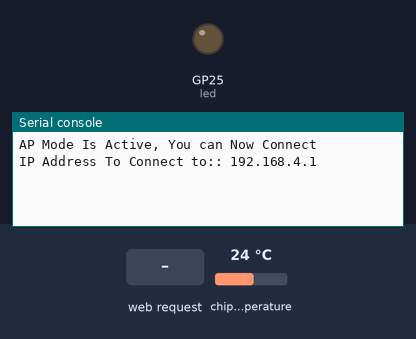
The program below on a simulated Raspberry Pi Pico running MicroPython. Parts: output pins drawn as LEDs (lit = HIGH), the last lines printed to the serial console. The test bench sets the inputs (shaded band); at power-on: chip temperature 24 °C. The board's own WiFi access point starts at once.

Above: at 1.2 s.
1.3 s: HTTP request GET / received
At 2.2 s:
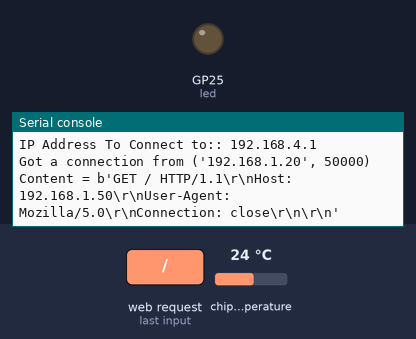
2.8 s: HTTP request GET /stats received
At 3.3 s:
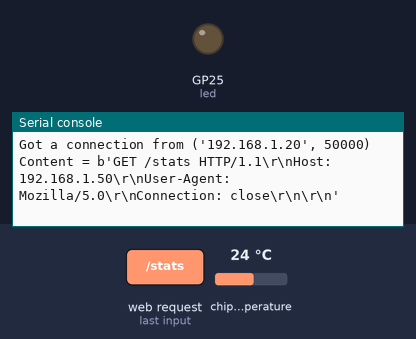
4.3 s: HTTP request GET /blink received
At 5.7 s:
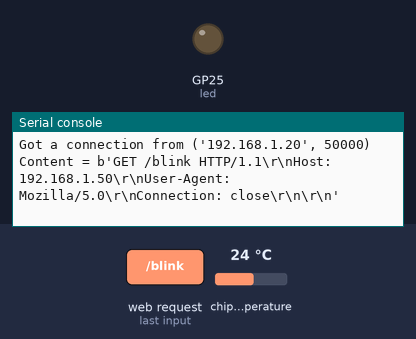

The program:

main.py
```python
import network
import time
import socket
import machine
import gc
import _thread

# LED setup
led = machine.Pin("LED", machine.Pin.OUT)

# Morse code dictionary
MORSE_CODE = {
    'A': '.-', 'B': '-...', 'C': '-.-.', 'D': '-..', 'E': '.', 'F': '..-.',
    'G': '--.', 'H': '....', 'I': '..', 'J': '.---', 'K': '-.-', 'L': '.-..',
    'M': '--', 'N': '-.', 'O': '---', 'P': '.--.', 'Q': '--.-', 'R': '.-.',
    'S': '...', 'T': '-', 'U': '..-', 'V': '...-', 'W': '.--', 'X': '-..-',
    'Y': '-.--', 'Z': '--..', '0': '-----', '1': '.----', '2': '..---',
    '3': '...--', '4': '....-', '5': '.....', '6': '-....', '7': '--...',
    '8': '---..', '9': '----.', ' ': '/'
}

def text_to_morse(text):
    morse = []
    for char in text.upper():
        if char in MORSE_CODE:
            morse.append(MORSE_CODE[char])
    return ' '.join(morse)

def blink_morse(text):
    """Blink LED in morse code pattern"""
    morse = text_to_morse(text)
    dot_time = 0.2  # 200ms for a dot

    for char in morse:
        if char == '.':
            led.on()
            time.sleep(dot_time)
            led.off()
            time.sleep(dot_time)
        elif char == '-':
            led.on()
            time.sleep(dot_time * 3)  # Dash is 3x dot
            led.off()
            time.sleep(dot_time)
        elif char == ' ':
            time.sleep(dot_time * 3)  # Space between letters
        elif char == '/':
            time.sleep(dot_time * 7)  # Space between words

def get_system_stats():
    # Get memory stats
    gc.collect()
    free_mem = gc.mem_free()
    alloc_mem = gc.mem_alloc()
    total_mem = free_mem + alloc_mem

    # Get temperature from onboard sensor
    sensor_temp = machine.ADC(4)
    reading = sensor_temp.read_u16() * (3.3 / 65535)
    temperature = 27 - (reading - 0.706) / 0.001721

    return {
        'free_mem': free_mem,
        'alloc_mem': alloc_mem,
        'total_mem': total_mem,
        'temp': temperature
    }

def web_page(query_params):
    stats = get_system_stats()
    mem_percent = (stats['alloc_mem'] / stats['total_mem']) * 100

    html = f"""<html>
<head>
    <meta name="viewport" content="width=device-width, initial-scale=1">
    <style>
        body {{ font-family: Arial; margin: 20px; background: #f0f0f0; }}
        .container {{ max-width: 600px; margin: 0 auto; background: white; padding: 20px; border-radius: 10px; box-shadow: 0 2px 10px rgba(0,0,0,0.1); }}
        h1 {{ color: #333; font-size: 24px; margin-bottom: 10px; }}
        h2 {{ color: #555; font-size: 20px; margin-top: 30px; border-top: 2px solid #eee; padding-top: 20px; }}
        input[type="text"] {{ width: 100%; padding: 10px; margin: 10px 0; box-sizing: border-box; border: 2px solid #ddd; border-radius: 5px; }}
        button {{ background: #4CAF50; color: white; padding: 12px 20px; border: none; border-radius: 5px; cursor: pointer; font-size: 16px; }}
        button:hover {{ background: #45a049; }}
        .morse-output {{ background: #e8f5e9; padding: 15px; margin: 15px 0; border-left: 4px solid #4CAF50; font-family: monospace; font-size: 16px; }}
        .stat-box {{ background: #f9f9f9; padding: 15px; margin: 10px 0; border-left: 4px solid #2196F3; }}
        .stat-label {{ font-weight: bold; color: #555; font-size: 14px; }}
        .stat-value {{ font-size: 28px; color: #2196F3; margin: 5px 0; }}
        .progress-bar {{ background: #ddd; height: 20px; border-radius: 10px; overflow: hidden; margin: 10px 0; }}
        .progress-fill {{ background: #2196F3; height: 100%; transition: width 0.3s; }}
        .info {{ font-size: 12px; color: #666; margin-top: 5px; }}
    </style>
    <script>
        async function updateStats() {{
            try {{
                const response = await fetch('/stats');
                const data = await response.json();

                document.getElementById('temp-value').textContent = data.temp.toFixed(1) + '°C';
                document.getElementById('mem-progress').style.width = data.mem_percent.toFixed(1) + '%';
                document.getElementById('mem-info').innerHTML =
                    'Allocated: ' + data.alloc_mem + ' bytes (' + data.mem_percent.toFixed(1) + '%)<br>' +
                    'Free: ' + data.free_mem + ' bytes<br>' +
                    'Total: ' + data.total_mem + ' bytes';
            }} catch(e) {{
                console.error('Failed to update stats:', e);
            }}
        }}

        async function blinkMorse() {{
            const text = document.getElementById('morse-input').value;
            if (!text) return;

            try {{
                const response = await fetch('/blink?text=' + encodeURIComponent(text));
                const data = await response.json();
                document.getElementById('morse-status').innerHTML =
                    '<div class="morse-output">LED is blinking: ' + data.morse + '</div>';
            }} catch(e) {{
                console.error('Failed to blink morse:', e);
            }}
        }}

        // Update stats every 2 seconds
        setInterval(updateStats, 2000);
        updateStats(); // Initial update
    </script>
</head>
<body>
    <div class="container">
        <h1>Pico W Control Panel</h1>

        <h2>Morse Code LED Blinker</h2>
        <input type="text" id="morse-input" placeholder="Enter text to blink on LED..." />
        <button onclick="blinkMorse()">Blink LED</button>
        <div id="morse-status"></div>

        <h2>System Statistics</h2>

        <div class="stat-box">
            <div class="stat-label">Temperature</div>
            <div class="stat-value" id="temp-value">{stats['temp']:.1f}°C</div>
        </div>

        <div class="stat-box">
            <div class="stat-label">Memory Usage</div>
            <div class="progress-bar">
                <div class="progress-fill" id="mem-progress" style="width: {mem_percent:.1f}%"></div>
            </div>
            <div class="info" id="mem-info">
                Allocated: {stats['alloc_mem']} bytes ({mem_percent:.1f}%)<br>
                Free: {stats['free_mem']} bytes<br>
                Total: {stats['total_mem']} bytes
            </div>
        </div>
    </div>
</body>
</html>"""

    return html

def parse_request(request):
    try:
        request_str = request.decode('utf-8')
        lines = request_str.split('\r\n')
        first_line = lines[0].split(' ')
        method = first_line[0]
        full_path = first_line[1]

        # Parse path and query string
        if '?' in full_path:
            path, query_string = full_path.split('?', 1)
            query_params = {}
            for param in query_string.split('&'):
                if '=' in param:
                    key, value = param.split('=', 1)
                    # URL decode
                    value = value.replace('+', ' ')
                    query_params[key] = value
        else:
            path = full_path
            query_params = {}

        return path, query_params
    except:
        return '/', {}

def ap_mode(ssid, password):
    """
        Description: This is a function to activate AP mode

        Parameters:

        ssid[str]: The name of your internet connection
        password[str]: Password for your internet connection

        Returns: Nada
    """
    # Just making our internet connection
    ap = network.WLAN(network.AP_IF)
    ap.config(essid=ssid, password=password)
    ap.active(True)

    while ap.active() == False:
        pass
    print('AP Mode Is Active, You can Now Connect')
    print('IP Address To Connect to:: ' + ap.ifconfig()[0])

    s = socket.socket(socket.AF_INET, socket.SOCK_STREAM)
    s.bind(('', 80))
    s.listen(5)

    while True:
        conn, addr = s.accept()
        print('Got a connection from %s' % str(addr))
        request = conn.recv(1024)
        print('Content = %s' % str(request))

        path, query_params = parse_request(request)

        # Handle different routes
        if path == '/stats':
            # Return JSON for stats endpoint
            stats = get_system_stats()
            mem_percent = (stats['alloc_mem'] / stats['total_mem']) * 100
            response = '{"temp": %.1f, "free_mem": %d, "alloc_mem": %d, "total_mem": %d, "mem_percent": %.1f}' % (
                stats['temp'], stats['free_mem'], stats['alloc_mem'], stats['total_mem'], mem_percent
            )
            conn.send('HTTP/1.1 200 OK\n')
            conn.send('Content-Type: application/json\n')
            conn.send('Connection: close\n\n')
            conn.sendall(response)
        elif path == '/blink':
            # Handle morse code blink request
            text = query_params.get('text', '')
            if text:
                morse = text_to_morse(text)
                # Blink LED in separate thread
                _thread.start_new_thread(blink_morse, (text,))
                response = '{"morse": "%s"}' % morse
            else:
                response = '{"morse": ""}'
            conn.send('HTTP/1.1 200 OK\n')
            conn.send('Content-Type: application/json\n')
            conn.send('Connection: close\n\n')
            conn.sendall(response)
        else:
            # Return HTML for main page
            response = web_page(query_params)
            conn.send('HTTP/1.1 200 OK\n')
            conn.send('Content-Type: text/html\n')
            conn.send('Connection: close\n\n')
            conn.sendall(response)

        conn.close()

ap_mode('NAME', 'PASSWORD')
```

Measured:
- after the input at 1.3 s, the serial console: prints a new line at once (image 1)
- after the input at 2.8 s, the serial console: prints a new line at once (image 2)
- after the input at 4.3 s, the serial console: prints a new line at once (image 3)
